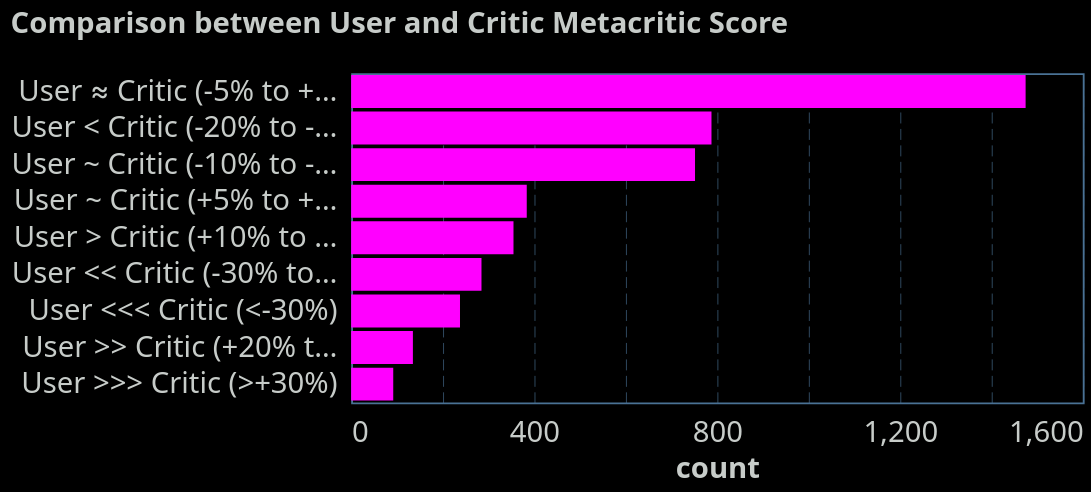

This figure's Vega-Lite source:
### Vega-Lite specification from a JSON file in a GitHub repository (floating-point values rounded to 4 significant figures)
{"config": {"view": {"continuousWidth": 400, "continuousHeight": 300, "stroke": "#4A7295", "strokeWidth": 1}, "background": "#000000", "mark": {"color": "#ff00ff"}, "arc": {"fill": "#ff00ff"}, "area": {"fill": "#ff00ff", "line": true, "fillOpacity": 0.1}, "line": {"stroke": "#ff00ff", "strokeWidth": 2}, "path": {"stroke": "#ff00ff"}, "rect": {"fill": "#ff00ff"}, "shape": {"stroke": "#ff00ff"}, "symbol": {"fill": "#ff00ff"}, "title": {"color": "#C7CCC9", "anchor": "start", "dy": -15, "fontSize": 16, "font": "IBM Plex Sans,system-ui,-apple-system,BlinkMacSystemFont,\".sfnstext-regular\",sans-serif", "fontWeight": 600}, "axisBand": {"grid": false}, "axis": {"labelColor": "#C7CCC9", "labelFontSize": 16, "labelFont": "IBM Plex Sans Condensed, system-ui, -apple-system, BlinkMacSystemFont, \".SFNSText-Regular\", sans-serif", "labelFontWeight": 400, "titleColor": "#C7CCC9", "titleFontWeight": 600, "titleFontSize": 16, "grid": true, "gridColor": "#4A7295", "labelAngle": 0, "domainColor": null, "tickColor": null, "labelPadding": 2, "tickSize": 6, "tickWidth": 0.5, "gridOpacity": 1, "gridZ": 1}, "axisX": {"gridDash": [6, 3], "gridWidth": 0.35, "gridColor": "#4A7295", "labelAngle": 0}, "axisY": {"gridDash": [6, 3], "gridWidth": 0.35, "gridColor": "#4A7295"}, "layer": {"grid": 1, "mark": 0}, "legend": {"labelFontSize": 11, "padding": 1, "symbolType": "square", "labelColor": "#C7CCC9", "titleColor": "#C7CCC9"}, "style": {"guide-label": {"font": "IBM Plex Sans,system-ui,-apple-system,BlinkMacSystemFont,\".sfnstext-regular\",sans-serif", "fill": "#C7CCC9", "fontWeight": 400}, "guide-title": {"font": "IBM Plex Sans,system-ui,-apple-system,BlinkMacSystemFont,\".sfnstext-regular\",sans-serif", "fill": "#C7CCC9", "fontWeight": 400}}, "range": {"category": ["#0000FF", "#FF6600FF", "#44E602", "#ff00ff", "#FFFF00", "#9900CC", "#33CCFF", "#f77976ff", "#CC66FF"]}}, "data": {"name": "data-688e270f510170e3e65bad97e5f570aa"}, "mark": {"type": "bar"}, "encoding": {"tooltip": [{"field": "metacritic_score_difference_pct_category", "type": "nominal"}, {"field": "count", "type": "quantitative"}], "x": {"field": "count", "type": "quantitative"}, "y": {"field": "metacritic_score_difference_pct_category", "sort": "-x", "title": "", "type": "nominal"}}, "title": "Comparison between User and Critic Metacritic Score", "$schema": "https://vega.github.io/schema/vega-lite/v5.20.1.json", "datasets": {"data-688e270f510170e3e65bad97e5f570aa": [{"metacritic_score_difference_pct_category": "User <<< Critic (<-30%)", "count": 238}, {"metacritic_score_difference_pct_category": "User << Critic (-30% to -20%)", "count": 285}, {"metacritic_score_difference_pct_category": "User < Critic (-20% to -10%)", "count": 788}, {"metacritic_score_difference_pct_category": "User ~ Critic (-10% to -5%)", "count": 752}, {"metacritic_score_difference_pct_category": "User ≈ Critic (-5% to +5%)", "count": 1475}, {"metacritic_score_difference_pct_category": "User ~ Critic (+5% to +10%)", "count": 384}, {"metacritic_score_difference_pct_category": "User > Critic (+10% to +20%)", "count": 355}, {"metacritic_score_difference_pct_category": "User >> Critic (+20% to +30%)", "count": 135}, {"metacritic_score_difference_pct_category": "User >>> Critic (>+30%)", "count": 92}]}}
